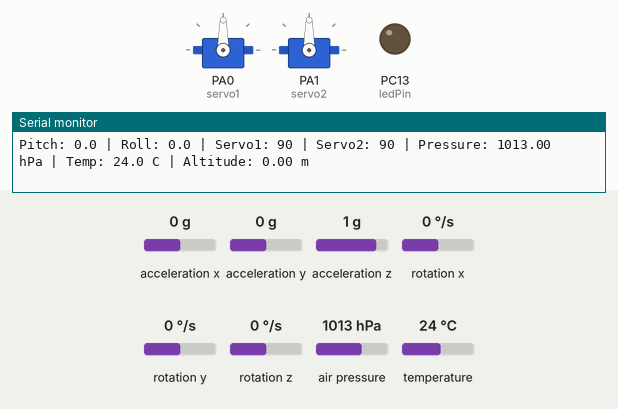
Simulated run of this sketch. Board: STM32 Blue Pill. On the bench: 2 × servo, output pins drawn as LEDs (lit = HIGH), the last lines printed to the serial monitor. Inputs (shaded band) come from the test bench; at power-on: acceleration x 0 g, acceleration y 0 g, acceleration z 1 g, rotation x 0 °/s, rotation y 0 °/s, rotation z 0 °/s, air pressure 1013 hPa, temperature 24 °C.

Above: at 6.2 s.
6.3 s: acceleration x set to -1.4 g
At 8.1 s:
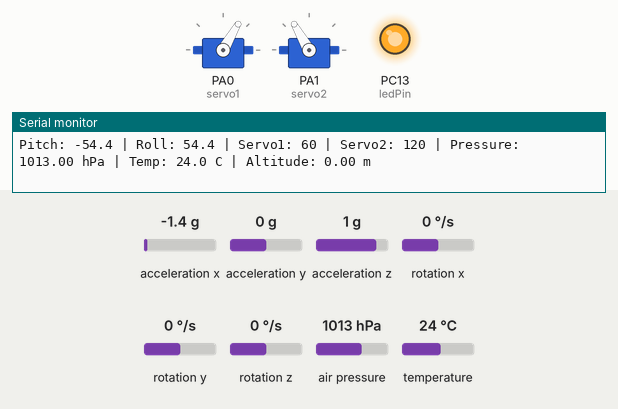
9.3 s: acceleration x set to -0.7 g
12.3 s: acceleration x set to -0.4 g
At 13.7 s:
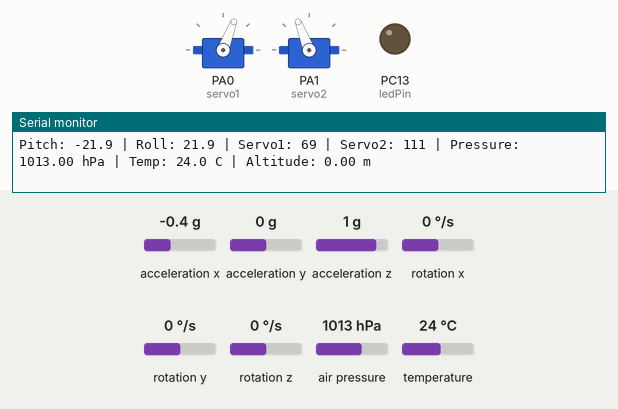
14.8 s: acceleration x set to 0.8 g
At 16.8 s:
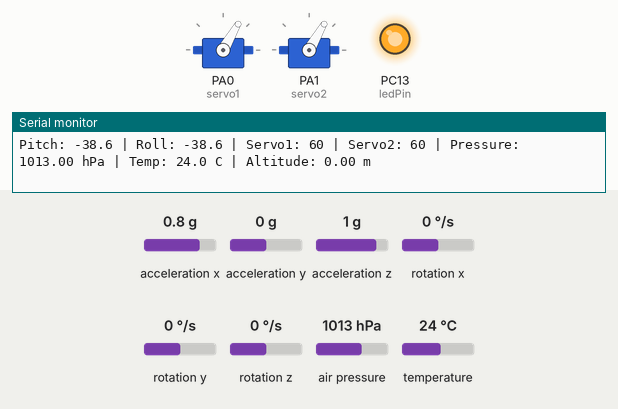
17.8 s: acceleration x set to -0.8 g
At 18.08 s:
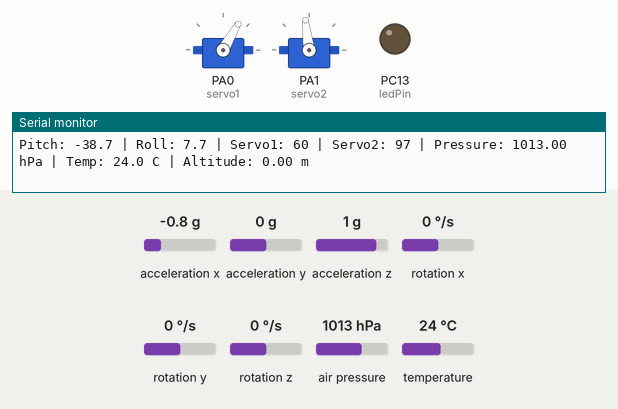
Timing chart, 0 to 20.7 s (numbered marks = the images above; inputs shaded):
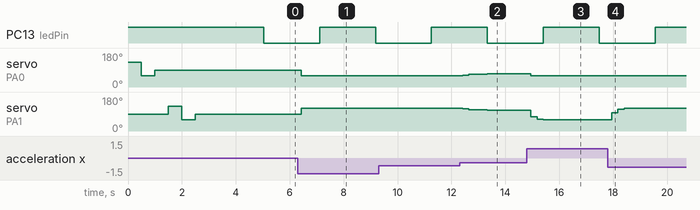

The sketch:

FCF.ino
```cpp
#include <Wire.h>
#include <Servo.h>
#include <MPU6050.h>
#include <Adafruit_BMP085_U.h>
#include <Adafruit_Sensor.h>

const int minAngle = 60;
const int maxAngle = 120;
const int ledPin = PC13; // LED pin

unsigned long previousLEDTime = 0;
const unsigned long ledInterval = 2000;
bool ledState = false;

float pitchOffset = 0;
float rollOffset = 0;
float groundPressure = 1013.25; // Ground reference pressure in hPa

Servo servo1; // Servo 1
Servo servo2; // Servo 2

MPU6050 mpu;
Adafruit_BMP085_Unified bmp = Adafruit_BMP085_Unified(10085);

// For low-pass filter
float filteredPitch = 0.0;
float filteredRoll = 0.0;
const float alpha = 0.6; // Low-pass filter smoothing factor

// Map float values (like Arduino's map() but for float)
float mapFloat(float x, float in_min, float in_max, float out_min, float out_max) {
  return (x - in_min) * (out_max - out_min) / (in_max - in_min) + out_min;
}

void setup() {
  Serial.begin(115200);
  pinMode(ledPin, OUTPUT);
  digitalWrite(ledPin, HIGH);

  servo1.attach(A0);
  servo2.attach(A1);

  // Servo test motion
  servo1.write(130); delay(500);
  servo1.write(60); delay(500);
  servo1.write(90); delay(500);

  servo2.write(130); delay(500);
  servo2.write(60); delay(500);
  servo2.write(90); delay(500);

  // Initialize I2C
  Wire.begin();
  mpu.initialize();
  if (!mpu.testConnection()) {
    Serial.println("MPU6050 connection failed!");
  } else {
    Serial.println("MPU6050 connected.");
  }

  if (!bmp.begin()) {
    Serial.println("BMP180 not found. Check wiring.");
  } else {
    Serial.println("BMP180 connected.");

    // Set ground pressure reference
    sensors_event_t event;
    bmp.getEvent(&event);
    if (event.pressure) {
      groundPressure = event.pressure;
      Serial.print("Ground pressure set to: ");
      Serial.print(groundPressure);
      Serial.println(" hPa (reference for 0m altitude)");
    } else {
      Serial.println("Failed to read ground pressure for altitude calibration.");
    }
  }

  // Calibrate MPU6050
  Serial.println("Calibrating MPU6050 (2s)...");
  float pitchSum = 0, rollSum = 0;
  int samples = 0;
  unsigned long startTime = millis();
  while (millis() - startTime < 2000) {
    int16_t ax, ay, az, gx, gy, gz;
    mpu.getMotion6(&ax, &ay, &az, &gx, &gy, &gz);

    float pitch = atan2(az, sqrt(ax * ax + ay * ay)) * 180.0 / PI;
    float roll  = atan2(-ax, sqrt(ay * ay + az * az)) * 180.0 / PI;

    pitchSum += pitch;
    rollSum += roll;
    samples++;
    delay(10);
  }
  pitchOffset = pitchSum / samples;
  rollOffset = rollSum / samples;
  Serial.print("Pitch Offset: "); Serial.println(pitchOffset);
  Serial.print("Roll Offset: "); Serial.println(rollOffset);

  Serial.println("System ready.");
}

void loop() {
  unsigned long currentTime = millis();
  if (currentTime - previousLEDTime >= ledInterval) {
    previousLEDTime = currentTime;
    ledState = !ledState;
    digitalWrite(ledPin, ledState ? LOW : HIGH);
  }

  // Read MPU6050 data
  int16_t ax, ay, az, gx, gy, gz;
  mpu.getMotion6(&ax, &ay, &az, &gx, &gy, &gz);

  // Calculate raw pitch and roll
  float rawPitch = atan2(az, sqrt(ax * ax + ay * ay)) * 180.0 / PI - pitchOffset;
  float rawRoll  = atan2(-ax, sqrt(ay * ay + az * az)) * 180.0 / PI - rollOffset;

  // Apply low-pass filter
  filteredPitch = alpha * rawPitch + (1.0 - alpha) * filteredPitch;
  filteredRoll  = alpha * rawRoll  + (1.0 - alpha) * filteredRoll;

  // Map filtered values to servo angles
  int angleOffsetX = constrain((int)mapFloat(filteredPitch, -40.0, 40.0, -40.0, 40.0), -40, 40);
  int angleOffsetY = constrain((int)mapFloat(filteredRoll, -40.0, 40.0, -40.0, 40.0), -40, 40);

  int servo1Angle = constrain(90 + angleOffsetX, minAngle, maxAngle);
  int servo2Angle = constrain(90 + angleOffsetY, minAngle, maxAngle);

  servo1.write(servo1Angle);
  servo2.write(servo2Angle);

  // Read BMP180 sensor
  sensors_event_t event;
  bmp.getEvent(&event);
  float temperature;
  bmp.getTemperature(&temperature);

  Serial.print("Pitch: "); Serial.print(filteredPitch, 1);
  Serial.print(" | Roll: "); Serial.print(filteredRoll, 1);
  Serial.print(" | Servo1: "); Serial.print(servo1Angle);
  Serial.print(" | Servo2: "); Serial.print(servo2Angle);

  if (event.pressure) {
    float altitude = bmp.pressureToAltitude(groundPressure, event.pressure, temperature);
    Serial.print(" | Pressure: "); Serial.print(event.pressure);
    Serial.print(" hPa | Temp: "); Serial.print(temperature, 1); Serial.print(" C");
    Serial.print(" | Altitude: "); Serial.print(altitude, 2); Serial.println(" m");
  } else {
    Serial.println(" | BMP180 read error");
  }

  delay(200);
}
```

Measured:
- the behaviour switches between -0.6 and -0.5 g on acceleration x (found by bisection; images 1 and 2)
- after the input at 6.3 s, servo on PA0 (servo1): 90° → 60° after 0.12 s; servo on PA1 (servo2): 90° → 120° after 0.12 s
- after the input at 12.3 s, servo on PA0 (servo1): 60° → 63° after 0.11 s, → 67° 0.23 s later, → 68° 0.23 s later, → 69° 0.46 s later; servo on PA1 (servo2): 120° → 117° after 0.11 s, → 113° 0.23 s later, → 112° 0.23 s later, → 111° 0.46 s later
- after the input at 14.8 s, servo on PA0 (servo1): 69° → 60° after 0.15 s; servo on PA1 (servo2): 111° → 76° after 0.15 s, → 62° 0.23 s later, → 60° 0.23 s later
- after the input at 17.8 s, servo on PA1 (servo2): 60° → 97° after 0.15 s, → 116° 0.23 s later, → 120° 0.23 s later
